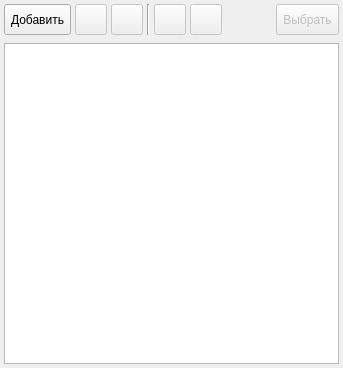
<?xml version="1.0" encoding="UTF-8"?>
<ui version="4.0">
 <class>FormFeaturesList</class>
 <widget class="QDialog" name="FormFeaturesList">
  <property name="geometry">
   <rect>
    <x>0</x>
    <y>0</y>
    <width>343</width>
    <height>368</height>
   </rect>
  </property>
  <property name="windowTitle">
   <string>Список значений параметра</string>
  </property>
  <layout class="QGridLayout" name="gridLayout">
   <property name="leftMargin">
    <number>4</number>
   </property>
   <property name="topMargin">
    <number>4</number>
   </property>
   <property name="rightMargin">
    <number>4</number>
   </property>
   <property name="bottomMargin">
    <number>4</number>
   </property>
   <property name="spacing">
    <number>4</number>
   </property>
   <item row="1" column="0" colspan="8">
    <widget class="FrameSearchTable" name="widget" native="true"/>
   </item>
   <item row="2" column="0" colspan="8">
    <widget class="QTreeView" name="treeView">
     <property name="rootIsDecorated">
      <bool>false</bool>
     </property>
    </widget>
   </item>
   <item row="0" column="3">
    <widget class="Line" name="line">
     <property name="orientation">
      <enum>Qt::Vertical</enum>
     </property>
    </widget>
   </item>
   <item row="0" column="6">
    <spacer name="horizontalSpacer">
     <property name="orientation">
      <enum>Qt::Horizontal</enum>
     </property>
     <property name="sizeHint" stdset="0">
      <size>
       <width>36</width>
       <height>20</height>
      </size>
     </property>
    </spacer>
   </item>
   <item row="0" column="0">
    <widget class="QToolButton" name="toolButtonAdd">
     <property name="sizePolicy">
      <sizepolicy hsizetype="Preferred" vsizetype="Preferred">
       <horstretch>0</horstretch>
       <verstretch>0</verstretch>
      </sizepolicy>
     </property>
     <property name="toolTip">
      <string>Добавить значение</string>
     </property>
     <property name="text">
      <string>Добавить</string>
     </property>
     <property name="icon">
      <iconset resource="../../res.qrc">
       <normaloff>:/32/icons/32x32/add.png</normaloff>:/32/icons/32x32/add.png</iconset>
     </property>
     <property name="iconSize">
      <size>
       <width>24</width>
       <height>24</height>
      </size>
     </property>
     <property name="toolButtonStyle">
      <enum>Qt::ToolButtonTextBesideIcon</enum>
     </property>
    </widget>
   </item>
   <item row="0" column="1">
    <widget class="QToolButton" name="toolButtonEdit">
     <property name="enabled">
      <bool>false</bool>
     </property>
     <property name="sizePolicy">
      <sizepolicy hsizetype="Preferred" vsizetype="Preferred">
       <horstretch>0</horstretch>
       <verstretch>0</verstretch>
      </sizepolicy>
     </property>
     <property name="toolTip">
      <string>Редактировать значение</string>
     </property>
     <property name="text">
      <string/>
     </property>
     <property name="icon">
      <iconset resource="../../res.qrc">
       <normaloff>:/32/icons/32x32/edit.png</normaloff>:/32/icons/32x32/edit.png</iconset>
     </property>
     <property name="iconSize">
      <size>
       <width>24</width>
       <height>24</height>
      </size>
     </property>
    </widget>
   </item>
   <item row="0" column="2">
    <widget class="QToolButton" name="toolButtonDelete">
     <property name="enabled">
      <bool>false</bool>
     </property>
     <property name="sizePolicy">
      <sizepolicy hsizetype="Preferred" vsizetype="Preferred">
       <horstretch>0</horstretch>
       <verstretch>0</verstretch>
      </sizepolicy>
     </property>
     <property name="toolTip">
      <string>Удалить значение</string>
     </property>
     <property name="text">
      <string/>
     </property>
     <property name="icon">
      <iconset resource="../../res.qrc">
       <normaloff>:/32/icons/32x32/delete.png</normaloff>:/32/icons/32x32/delete.png</iconset>
     </property>
     <property name="iconSize">
      <size>
       <width>24</width>
       <height>24</height>
      </size>
     </property>
    </widget>
   </item>
   <item row="0" column="4">
    <widget class="QToolButton" name="toolButtonMoveUp">
     <property name="enabled">
      <bool>false</bool>
     </property>
     <property name="sizePolicy">
      <sizepolicy hsizetype="Preferred" vsizetype="Preferred">
       <horstretch>0</horstretch>
       <verstretch>0</verstretch>
      </sizepolicy>
     </property>
     <property name="toolTip">
      <string/>
     </property>
     <property name="text">
      <string/>
     </property>
     <property name="icon">
      <iconset resource="../../res.qrc">
       <normaloff>:/32/icons/32x32/up.png</normaloff>:/32/icons/32x32/up.png</iconset>
     </property>
     <property name="iconSize">
      <size>
       <width>24</width>
       <height>24</height>
      </size>
     </property>
    </widget>
   </item>
   <item row="0" column="5">
    <widget class="QToolButton" name="toolButtonMoveDown">
     <property name="enabled">
      <bool>false</bool>
     </property>
     <property name="sizePolicy">
      <sizepolicy hsizetype="Preferred" vsizetype="Preferred">
       <horstretch>0</horstretch>
       <verstretch>0</verstretch>
      </sizepolicy>
     </property>
     <property name="toolTip">
      <string/>
     </property>
     <property name="text">
      <string/>
     </property>
     <property name="icon">
      <iconset resource="../../res.qrc">
       <normaloff>:/32/icons/32x32/down.png</normaloff>:/32/icons/32x32/down.png</iconset>
     </property>
     <property name="iconSize">
      <size>
       <width>24</width>
       <height>24</height>
      </size>
     </property>
    </widget>
   </item>
   <item row="0" column="7">
    <widget class="QToolButton" name="toolButtonSelect">
     <property name="enabled">
      <bool>false</bool>
     </property>
     <property name="sizePolicy">
      <sizepolicy hsizetype="Preferred" vsizetype="Preferred">
       <horstretch>0</horstretch>
       <verstretch>0</verstretch>
      </sizepolicy>
     </property>
     <property name="toolTip">
      <string>Добавить значение</string>
     </property>
     <property name="text">
      <string>Выбрать</string>
     </property>
     <property name="icon">
      <iconset resource="../../res.qrc">
       <normaloff>:/64/icons/64x64/select.png</normaloff>:/64/icons/64x64/select.png</iconset>
     </property>
     <property name="iconSize">
      <size>
       <width>24</width>
       <height>24</height>
      </size>
     </property>
     <property name="toolButtonStyle">
      <enum>Qt::ToolButtonTextBesideIcon</enum>
     </property>
    </widget>
   </item>
  </layout>
 </widget>
 <customwidgets>
  <customwidget>
   <class>FrameSearchTable</class>
   <extends>QWidget</extends>
   <header>framesearchtable.h</header>
   <container>1</container>
  </customwidget>
 </customwidgets>
 <resources>
  <include location="../../res.qrc"/>
 </resources>
 <connections/>
</ui>
